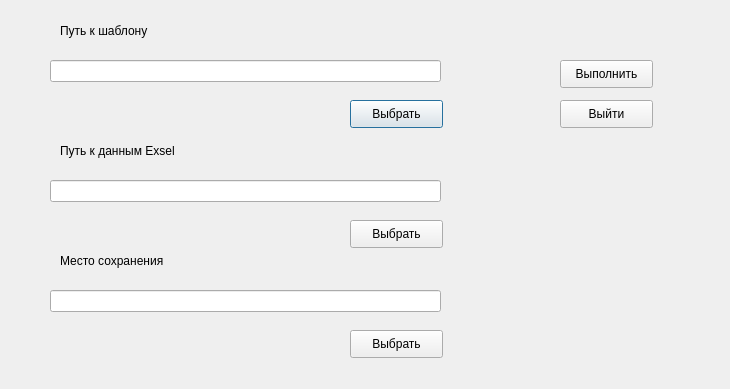
<?xml version="1.0" encoding="UTF-8"?>
<ui version="4.0">
 <class>Dialog</class>
 <widget class="QDialog" name="Dialog">
  <property name="geometry">
   <rect>
    <x>0</x>
    <y>0</y>
    <width>730</width>
    <height>389</height>
   </rect>
  </property>
  <property name="windowTitle">
   <string>Dialog</string>
  </property>
  <widget class="QLabel" name="label1">
   <property name="geometry">
    <rect>
     <x>60</x>
     <y>20</y>
     <width>101</width>
     <height>21</height>
    </rect>
   </property>
   <property name="text">
    <string>Путь к шаблону</string>
   </property>
  </widget>
  <widget class="QLineEdit" name="lineEdit1">
   <property name="geometry">
    <rect>
     <x>50</x>
     <y>60</y>
     <width>391</width>
     <height>22</height>
    </rect>
   </property>
  </widget>
  <widget class="QPushButton" name="pushButto1">
   <property name="geometry">
    <rect>
     <x>350</x>
     <y>100</y>
     <width>93</width>
     <height>28</height>
    </rect>
   </property>
   <property name="text">
    <string>Выбрать</string>
   </property>
  </widget>
  <widget class="QLabel" name="label2">
   <property name="geometry">
    <rect>
     <x>60</x>
     <y>140</y>
     <width>131</width>
     <height>21</height>
    </rect>
   </property>
   <property name="text">
    <string>Путь к данным Exsel</string>
   </property>
  </widget>
  <widget class="QPushButton" name="pushButton2">
   <property name="geometry">
    <rect>
     <x>350</x>
     <y>220</y>
     <width>93</width>
     <height>28</height>
    </rect>
   </property>
   <property name="text">
    <string>Выбрать</string>
   </property>
  </widget>
  <widget class="QLineEdit" name="lineEdit2">
   <property name="geometry">
    <rect>
     <x>50</x>
     <y>180</y>
     <width>391</width>
     <height>22</height>
    </rect>
   </property>
  </widget>
  <widget class="QPushButton" name="pushButto3">
   <property name="geometry">
    <rect>
     <x>350</x>
     <y>330</y>
     <width>93</width>
     <height>28</height>
    </rect>
   </property>
   <property name="text">
    <string>Выбрать</string>
   </property>
  </widget>
  <widget class="QLineEdit" name="lineEdit3">
   <property name="geometry">
    <rect>
     <x>50</x>
     <y>290</y>
     <width>391</width>
     <height>22</height>
    </rect>
   </property>
  </widget>
  <widget class="QLabel" name="label3">
   <property name="geometry">
    <rect>
     <x>60</x>
     <y>250</y>
     <width>121</width>
     <height>21</height>
    </rect>
   </property>
   <property name="text">
    <string>Место сохранения</string>
   </property>
  </widget>
  <widget class="QPushButton" name="pushButtonglav">
   <property name="geometry">
    <rect>
     <x>560</x>
     <y>60</y>
     <width>93</width>
     <height>28</height>
    </rect>
   </property>
   <property name="text">
    <string>Выполнить</string>
   </property>
  </widget>
  <widget class="QPushButton" name="pushButtonNoglav">
   <property name="geometry">
    <rect>
     <x>560</x>
     <y>100</y>
     <width>93</width>
     <height>28</height>
    </rect>
   </property>
   <property name="text">
    <string>Выйти</string>
   </property>
  </widget>
 </widget>
 <resources/>
 <connections/>
</ui>
